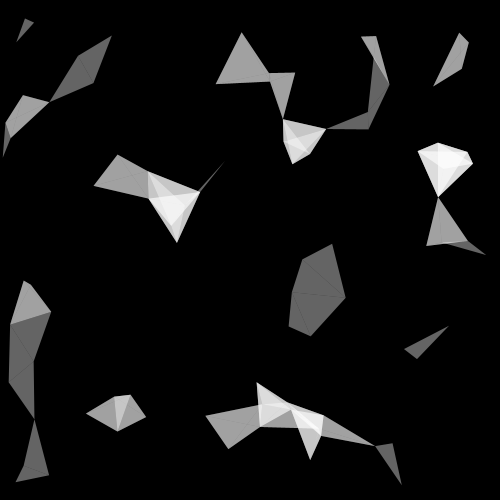
Frame 1 (no input)
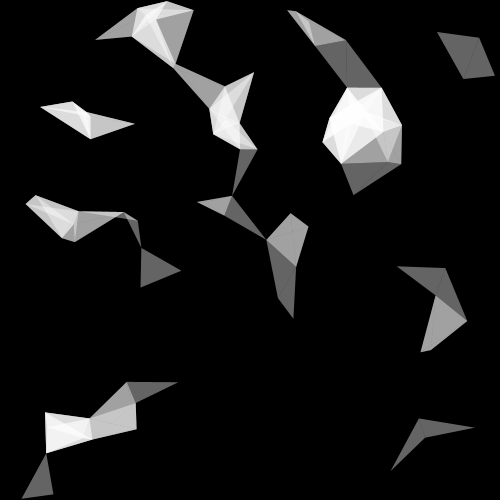
Frame 60 (the mouse pressed at the canvas centre just before this capture)
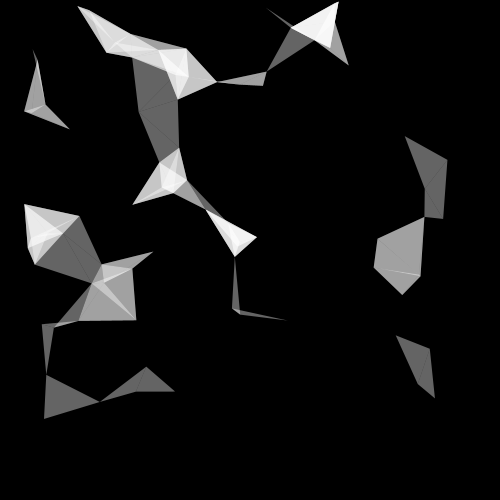
Frame 120 (the mouse held since frame 60 and released just before this capture)

The Processing sketch that drew these frames (run headless with seeded random() and noise(); from frame 60 on, the mouse is pressed at the canvas centre):

// Processing sketch: example
// ── example.pde
/* OpenProcessing Tweak of *@*http://www.openprocessing.org/sketch/309152*@* */
/* !do not delete the line above, required for linking your tweak if you upload again */
/**
* Triangles by Particles
*
* @author aa_debdeb
* @date 2016/02/25
*/


ArrayList<Particle> particles;

void setup(){
  size(500, 500);
  frameRate(30);
  fill(255, 100);
  noStroke();
  
  particles = new ArrayList<Particle>();
  for(int i = 0; i < 100; i++){
    particles.add(new Particle());
  }  
}

void draw(){
  background(0);
  
  for(Particle p: particles){
    p.update();
  }
  
  for(int i = 0; i < particles.size() - 2; i++){
    Particle p1 = particles.get(i);
    for(int j = i + 1; j < particles.size() - 1; j++){
      Particle p2 = particles.get(j);
      for(int k = j + 1; k < particles.size(); k++){
        Particle p3 = particles.get(k);
        if(PVector.dist(p1.pos, p2.pos) <= 60 && PVector.dist(p2.pos, p3.pos) <= 60 && PVector.dist(p3.pos, p1.pos) <= 60){
          triangle(p1.pos.x, p1.pos.y, p2.pos.x, p2.pos.y, p3.pos.x, p3.pos.y);
        }
      }
    }
  }
}

class Particle {
  
  PVector pos;
  PVector vel;
  
  Particle(){
    pos = new PVector(random(width), random(height));
    float velAng = random(TWO_PI);
    vel = new PVector(3 * cos(velAng), 3 * sin(velAng));  
  }
  
  void update(){
    pos.add(vel);
    if(pos.x < 0 || pos.x >= width){
      vel.x *= -1;      
    }
    if(pos.y < 0 || pos.y >= height){
      vel.y *= -1;
    }
  }
  
}
